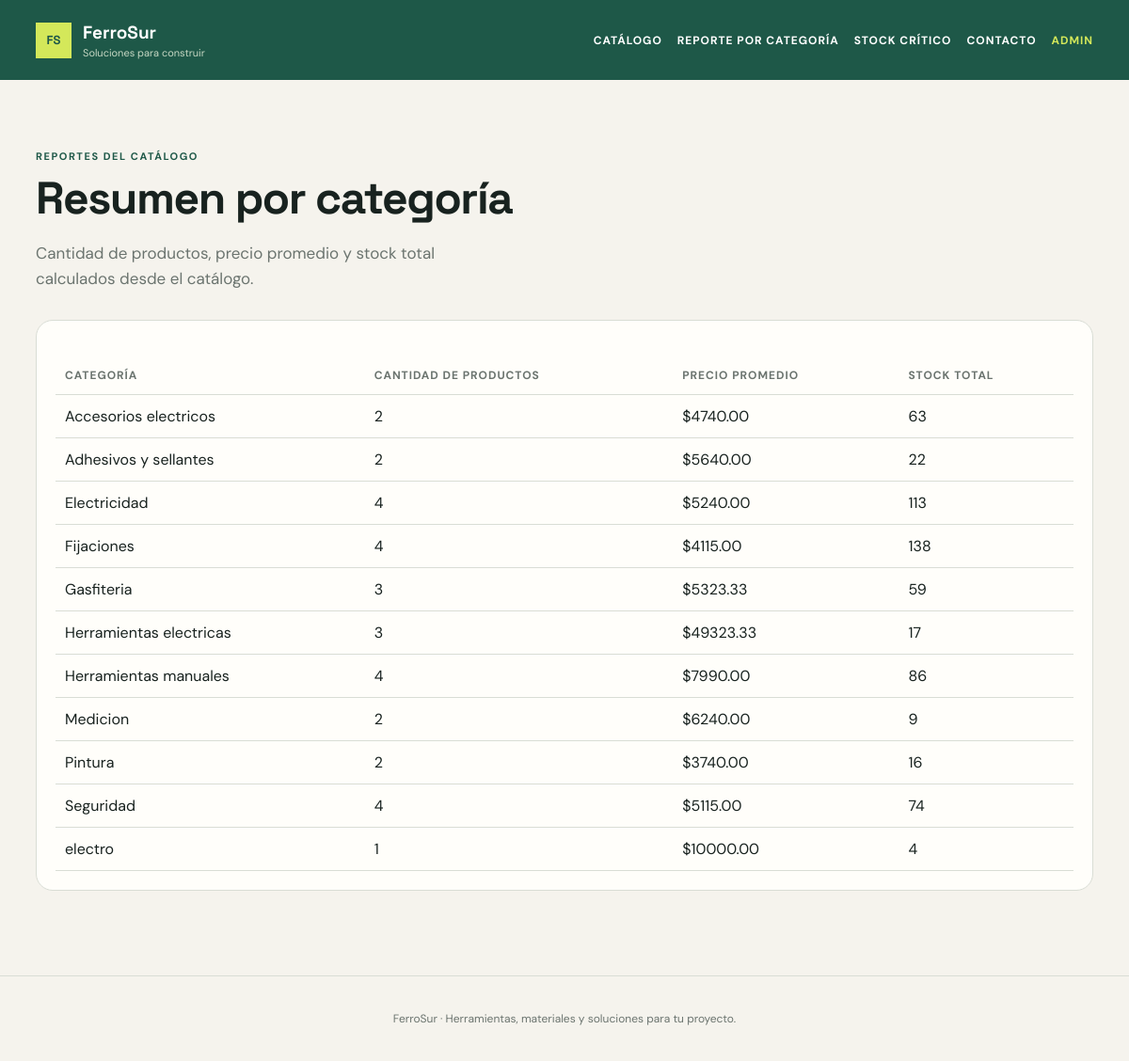
Screenshot of /reportes/categorias/ with the database file from the repository.
### catalogo/models.py (models this page shows, shortened)
class Producto(models.Model):
    nombre = models.CharField(max_length=200)
    categoria = models.CharField(max_length=100)
    precio = models.DecimalField(max_digits=10, decimal_places=2, default=0)
    stock = models.IntegerField(default=0)
    class Meta:
        verbose_name = 'Producto'
        verbose_name_plural = 'Productos'

### catalogo/views.py (the view)
# urls.py: path('reportes/categorias/', views.reporte_categorias, name='reporte_categorias'),
def reporte_categorias(request):
    categorias = (
        Producto.objects.values('categoria')
        .annotate(
            cantidad_registros=Count('id'),
            promedio_precio=Avg('precio'),
            total_stock=Sum('stock'),
        )
        .order_by('categoria')
    )
    return render(request, 'catalogo/reporte_categorias.html', {'categorias': categorias})

### catalogo/templates/catalogo/reporte_categorias.html (shortened to what this page needs)
{% extends 'catalogo/base.html' %}
{% block content %}
<section class="report-page">
    <p class="eyebrow">REPORTES DEL CATÁLOGO</p>
    <h1>Resumen por categoría</h1>
    <p class="lead">Cantidad de productos, precio promedio y stock total calculados desde el catálogo.</p>
    <div class="table-panel report-table">
        <table class="products-table">
            <thead>
                <tr>
                    <th>Categoría</th>
                    <th>Cantidad de productos</th>
                    <th>Precio promedio</th>
                    <th>Stock total</th>
                </tr>
            </thead>
            <tbody>
                {% for categoria in categorias %}
                <tr>
                    <td>{{ categoria.categoria }}</td>
                    <td>{{ categoria.cantidad_registros }}</td>
                    <td>${{ categoria.promedio_precio|floatformat:2 }}</td>
                    <td>{{ categoria.total_stock }}</td>
                </tr>
                {% empty %}
                <tr><td colspan="4">No hay productos para resumir.</td></tr>
                {% endfor %}
            </tbody>
        </table>
    </div>
</section>
{% endblock %}

### catalogo/static/catalogo/styles.css (style rules this page uses)
:root { --ink: #18221f; --muted: #6b746f; --paper: #f5f3ed; --card: #fffefa; --line: #d9ddd5; --green: #1e5848; --lime: #d4e85a; --red: #a64c3d; }
* { box-sizing: border-box; }
body { margin: 0; color: var(--ink); background: var(--paper); font-family: 'DM Sans', sans-serif; }
.eyebrow { margin: 0 0 14px; color: var(--green); font-size: 11px; font-weight: 700; letter-spacing: .14em; }
h1, h2, h3 { font-family: 'Space Grotesk', sans-serif; }
h1 { max-width: 650px; margin: 0; font-size: clamp(38px, 5vw, 68px); line-height: .98; letter-spacing: -.03em; }
.lead { max-width: 510px; color: var(--muted); font-size: 17px; line-height: 1.6; margin: 22px 0 0; }
.table-panel { background: var(--card); border: 1px solid var(--line); border-radius: 18px; padding: 20px; overflow: hidden; }
.products-table { width: 100%; border-collapse: collapse; margin-top: 18px; }
.products-table th, .products-table td { text-align: left; padding: 12px 10px; border-bottom: 1px solid var(--line); vertical-align: middle; }
.products-table th { font-size: 12px; letter-spacing: .08em; text-transform: uppercase; color: var(--muted); }
.report-page h1 { font-size: clamp(32px, 4vw, 52px); }
.report-page > .lead { margin-bottom: 30px; }
.report-table { max-width: 100%; }

### rows the page displays
Producto: categoria "electro", cantidad_registros "1", promedio_precio "10000.00", total_stock "4"

### other values shown
{{ categoria.categoria }} "Accesorios electricos" "Adhesivos y sellantes" "Electricidad" "Fijaciones" "Gasfiteria" "Herramientas electricas" "Herramientas manuales" "Medicion" "Pintura" "Seguridad"
{{ categoria.cantidad_registros }} "2" "2" "4" "4" "3" "3" "4" "2" "2" "4"
{{ categoria.promedio_precio|floatformat:2 }} "4740.00" "5640.00" "5240.00" "4115.00" "5323.33" "49323.33" "7990.00" "6240.00" "3740.00" "5115.00"
{{ categoria.total_stock }} "63" "22" "113" "138" "59" "17" "86" "9" "16" "74"
